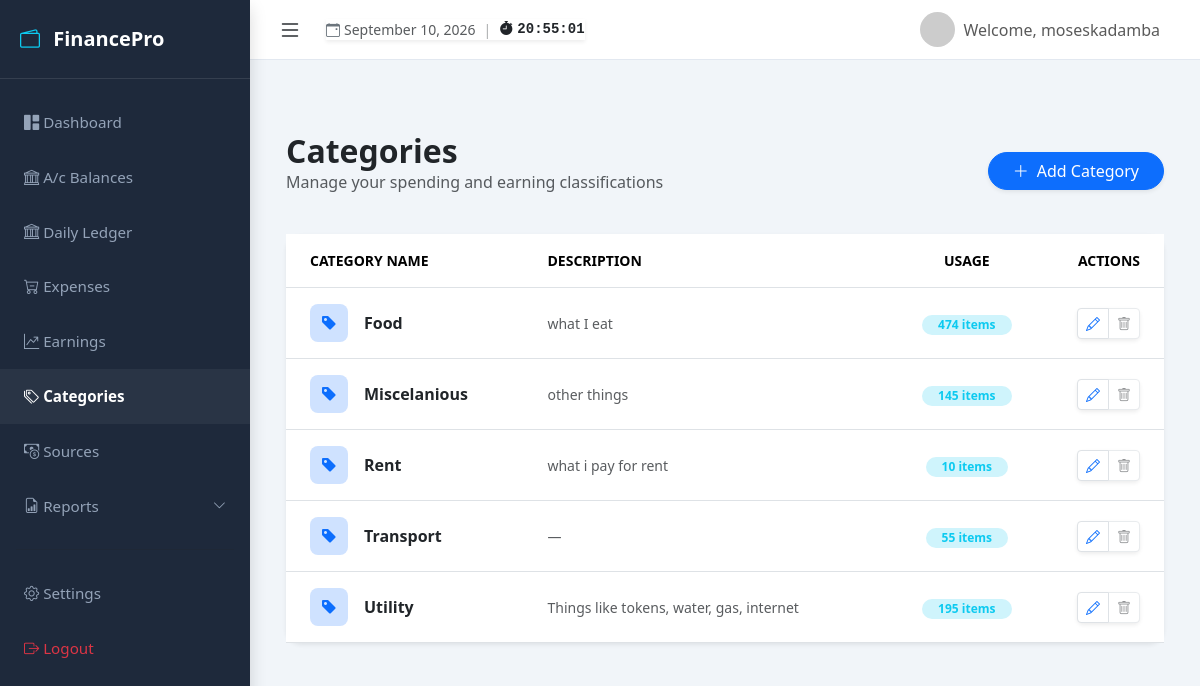
The page /categories/ (signed in) on the database its author committed.
### myapp/models.py (models this page shows, shortened)
class Category(models.Model):
    user = models.ForeignKey(User, on_delete=models.CASCADE, related_name='categories')
    name = models.CharField(max_length=100)
    description = models.TextField(blank=True, null=True)
    created_at = models.DateTimeField(auto_now_add=True)
    class Meta:
        verbose_name_plural = "Categories"
        ordering = ['name']
        unique_together = ('user', 'name')

### myapp/views.py (the view)
# urls.py: path('categories/', views.category_list, name='category_list'),
@login_required
def category_list(request):
    categories = Category.objects.filter(user=request.user).annotate(
        expense_count=Count('expenses')
    ).order_by('name')
    return render(request, 'myapp/category_list.html', {'categories': categories})

### myapp/context_processors.py (called while the page is built)
def global_tracker_context(request):
    user_tz_name = settings.TIME_ZONE
    if request.user.is_authenticated:
        try:
            profile = request.user.profile
            user_tz_name = profile.timezone
        except UserProfile.DoesNotExist:
            pass
    try:
        timezone.activate(user_tz_name)
        active_date = timezone.localdate()
    except Exception:
        timezone.activate(settings.TIME_ZONE)
        user_tz_name = settings.TIME_ZONE
        active_date = timezone.localdate()
    return {
        'timezone_name': user_tz_name,
        'today': active_date
    }

### myapp/templates/myapp/category_list.html (shortened to what this page needs)
{% extends 'myapp/base.html' %}
{% block content %}
<div class="container py-5">
    <div class="d-flex justify-content-between align-items-center mb-4">
        <div>
            <h2 class="fw-bold mb-0">Categories</h2>
            <p class="text-muted">Manage your spending and earning classifications</p>
        </div>
        <button type="button" class="btn btn-primary shadow-sm px-4 rounded-pill" data-bs-toggle="modal" data-bs-target="#addCategoryModal">
            <i class="bi bi-plus-lg me-2"></i>Add Category
        </button>
    </div>
    <div class="card border-0 shadow-sm" style="border-radius: 15px;">
        <div class="card-body p-0">
            <div class="table-responsive">
                <table class="table table-hover align-middle mb-0">
                    <thead class="bg-light">
                        <tr class="text-uppercase small fw-bold text-muted">
                            <th class="ps-4 py-3">Category Name</th>
                            <th class="py-3">Description</th>
                            <th class="py-3 text-center">Usage</th>
                            <th class="pe-4 py-3 text-end">Actions</th>
                        </tr>
                    </thead>
                    <tbody>
                        {% for cat in categories %}
                        <tr>
                            <td class="ps-4 py-3">
                                <div class="d-flex align-items-center">
                                    <div class="bg-primary-subtle text-primary rounded-3 p-2 me-3" style="width: 38px; height: 38px; display: flex; align-items: center; justify-content: center;">
                                        <i class="bi bi-tag-fill"></i>
                                    </div>
                                    <span class="fw-bold text-dark">{{ cat.name }}</span>
                                </div>
                            </td>
                            <td class="text-muted small">{{ cat.description|default:"—" }}</td>
                            <td class="text-center">
                                <span class="badge {% if cat.expense_count > 0 %}bg-info-subtle text-info{% else %}bg-light text-muted border{% endif %} rounded-pill px-3">
                                    {{ cat.expense_count }} items
                                </span>
                            </td>
                            <td class="pe-4 text-end">
                                <div class="btn-group shadow-sm rounded">
                                    <button type="button"
                                            class="btn btn-sm btn-white border"
                                            data-bs-toggle="modal"
                                            data-bs-target="#editCategoryModal"
                                            data-url="{% url 'expenses:edit_category' cat.pk %}"
                                            data-name="{{ cat.name }}"
                                            data-description="{{ cat.description|default:'' }}">
                                        <i class="bi bi-pencil text-primary"></i>
                                    </button>
                                    {% if cat.expense_count == 0 %}
                                        <button type="button"
                                                class="btn btn-sm btn-white border"
                                                data-bs-toggle="modal"
                                                data-bs-target="#deleteModal"
                                                data-url="{% url 'expenses:delete_category' cat.pk %}"
                                                data-description="{{ cat.name }}">
                                            <i class="bi bi-trash text-danger"></i>
                                        </button>
                                    {% else %}
                                        <button class="btn btn-sm btn-white border text-muted" disabled title="In use">
                                            <i class="bi bi-trash"></i>
                                        </button>
                                    {% endif %}
                                </div>
                            </td>
                        </tr>
                        {% empty %}
                        <tr><td colspan="4" class="text-center py-5 text-muted">No categories found.</td></tr>
                        {% endfor %}
                    </tbody>
                </table>
            </div>
        </div>
    </div>
</div>
<div class="toast-container position-fixed top-0 end-0 p-3" style="z-index: 1100;">
</div>
{% endblock %}

### myapp/templates/myapp/base.html (shortened to what this page needs)
<!DOCTYPE html>
<html lang="en">
<head>
    <link href="https://cdn.jsdelivr.net/npm/bootstrap@5.3.3/dist/css/bootstrap.min.css" rel="stylesheet">
    <link rel="stylesheet" href="https://cdn.jsdelivr.net/npm/bootstrap-icons@1.11.3/font/bootstrap-icons.min.css">
</head>
<body>
<div class="d-flex" id="wrapper">
    <div id="sidebar-wrapper" class="shadow">
        <div class="sidebar-heading d-flex justify-content-between align-items-center">
            <span><i class="bi bi-wallet2 me-2 text-info"></i> FinancePro</span>
        </div>
        <div class="nav flex-column py-3">
            <a href="{% url 'expenses:dashboard' %}" class="nav-link {% if request.resolver_match.url_name == 'dashboard' %}active{% endif %}">
                <i class="bi bi-grid-1x2-fill"></i> Dashboard
            </a>
            <a href="{% url 'expenses:account_dashboard_main' %}" class="nav-link {% if request.resolver_match.url_name == 'account_dashboard_main' %}active{% endif %}">
                <i class="bi bi-bank"></i> A/c Balances
            </a>
            <a href="{% url 'expenses:daily_ledger' %}" class="nav-link {% if request.resolver_match.url_name == 'daily_ledger' %}active{% endif %}">
                <i class="bi bi-bank"></i> Daily Ledger
            </a>
            <a href="{% url 'expenses:home' %}" class="nav-link d-flex justify-content-between align-items-center {% if request.resolver_match.url_name in 'home,add_expense' %}active fw-bold text-white{% endif %}">
                <span><i class="bi bi-cart-dash"></i> Expenses</span>
            </a>
            <a href="{% url 'expenses:earning_list' %}" class="nav-link d-flex justify-content-between align-items-center ">
                <span><i class="bi bi-graph-up-arrow"></i> Earnings</span>
            </a>
            <a href="{% url 'expenses:category_list' %}" class="nav-link d-flex justify-content-between align-items-center {% if request.resolver_match.url_name in 'add_category,category_list' %}active fw-bold text-white{% endif %}">
                <span><i class="bi bi-tags"></i> Categories</span>
            </a>
            <a href="{% url 'expenses:source_list' %}" class="nav-link d-flex justify-content-between align-items-center {% if request.resolver_match.url_name in 'add_source,source_list' %}active fw-bold text-white{% endif %}">
                <span><i class="bi bi-cash-coin"></i> Sources</span>
            </a>
            <a class="nav-link d-flex justify-content-between align-items-center"
               data-bs-toggle="collapse"
               href="#reportsCollapse"
               role="button"
               aria-expanded="false"
               aria-controls="reportsCollapse">
                <span><i class="bi bi-file-earmark-bar-graph"></i> Reports</span>
                <i class="bi bi-chevron-down small"></i>
            </a>
            <hr class="mx-3">
            <a href="{% url 'expenses:settings' %}" class="nav-link {% if request.resolver_match.url_name == 'settings' %}active{% endif %}">
                <i class="bi bi-gear"></i> Settings
            </a>
            <a href="{% url 'expenses:logout' %}" class="text-danger nav-link {% if request.resolver_match.url_name == 'logout' %}active{% endif %}">
                <i class="bi bi-box-arrow-right"></i> Logout
            </a>
        </div>
    </div>
    <div id="page-content-wrapper">
        <nav class="navbar navbar-expand-lg navbar-light px-4">
            <div class="d-flex align-items-center gap-3">
                <button class="btn btn-outline-dark border-0 p-1 me-1" id="sidebarToggle">
                    <i class="bi bi-list fs-4"></i>
                </button>
                <div class="clock-badge-container d-none d-sm-flex align-items-center gap-2 small shadow-sm">
                    <span class="text-secondary d-flex align-items-center gap-1">
                        <i class="bi bi-calendar-event text-green"></i>
                        <span class="fw-medium text-dark opacity-75">{{ today|date:"F j, Y" }}</span>
                    </span>
                    <span class="text-muted opacity-50">|</span>
                    <span class="font-monospace fw-bold text-green d-flex align-items-center gap-1">
                        <i class="bi bi-stopwatch-fill"></i>
                        <span id="liveClock">--:--:--</span>
                    </span>
                </div>
            </div>
            <div class="ms-auto d-flex align-items-center">
                <a href="#" class="d-flex align-items-center text-decoration-none text-dark">
                    <img src="https://ui-avatars.com/api/?name={{ user.username }}&background=0D8ABC&color=fff" class="rounded-circle me-2" width="35">
                    {% if user.is_authenticated %}
                        <span class="navbar-text me-3">Welcome, {{ user.username }}</span>
                    {% else %}
                        <a href="{% url 'management:login' %}" class="btn btn-primary">Login</a>
                    {% endif %}
                </a>
            </div>
        </nav>
        <div class="container-fluid p-4">
            {% block content %}{% endblock %}
        </div>
    </div>
</div>
</body>
</html>

### myapp/templates/myapp/base.html (style rules this page uses)
:root { --sidebar-width: 250px; --top-nav-height: 60px; --dark-bg: #1e293b; --accent-color: #38bdf8; }
body { background-color: #f1f5f9; overflow-x: hidden; width: 100vw; }
#wrapper { display: flex; width: 100%; }
#sidebar-wrapper { height: 100vh; width: var(--sidebar-width); background-color: var(--dark-bg); transition: all 0.3s ease; position: fixed; top: 0; left: 0; z-index: 1050; display: flex; flex-direction: column; }
#sidebar-wrapper .sidebar-heading { padding: 1.5rem 1.25rem; font-size: 1.25rem; color: white; font-weight: bold; border-bottom: 1px solid rgba(255,255,255,0.1); }
#sidebar-wrapper .nav-link { padding: 1rem 1.5rem; color: #94a3b8; font-size: 0.95rem; }
#sidebar-wrapper .nav-link:hover, #sidebar-wrapper .nav-link.active { color: white; background-color: rgba(255,255,255,0.05); }
#page-content-wrapper { width: 100%; min-height: 100vh; transition: all 0.3s ease; margin-left: var(--sidebar-width); }
.navbar { height: var(--top-nav-height); background-color: white !important; border-bottom: 1px solid #e2e8f0; position: sticky; top: 0; z-index: 1000; }
#sidebar-wrapper .nav-link[data-bs-toggle="collapse"] { cursor: pointer; }

### rows shown on the page
Category: name "Food", description "what I eat", expense_count "474"
Category: name "Miscelanious", description "other things", expense_count "145"
Category: name "Rent", description "what i pay for rent", expense_count "10"
Category: name "Transport", description "—", expense_count "55"
Category: name "Utility", description "Things like tokens, water, gas, internet", expense_count "195"

### other values the page prints
{{ today|date:"F j, Y" }} "September 10, 2026"
{{ user.username }} "moseskadamba"
